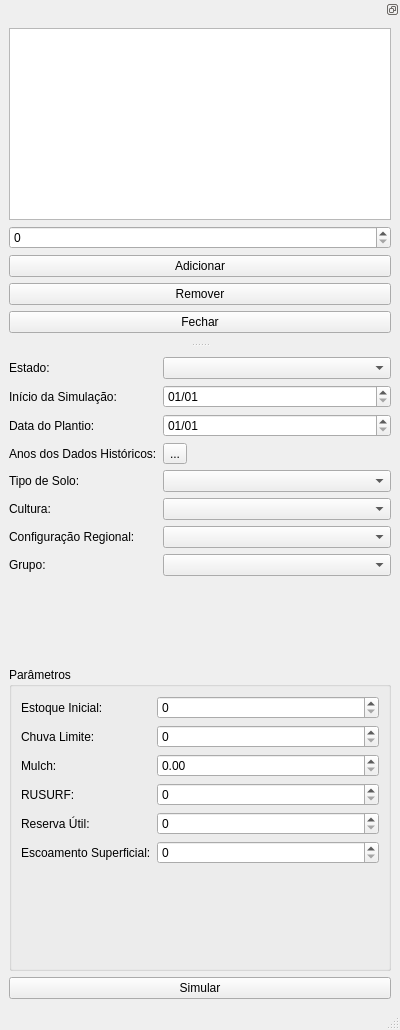
<?xml version="1.0" encoding="UTF-8"?>
<ui version="4.0">
 <class>MainWindow</class>
 <widget class="QMainWindow" name="MainWindow">
  <property name="geometry">
   <rect>
    <x>0</x>
    <y>0</y>
    <width>400</width>
    <height>1030</height>
   </rect>
  </property>
  <property name="sizePolicy">
   <sizepolicy hsizetype="Fixed" vsizetype="Fixed">
    <horstretch>0</horstretch>
    <verstretch>0</verstretch>
   </sizepolicy>
  </property>
  <property name="windowTitle">
   <string>Menu</string>
  </property>
  <widget class="QWidget" name="centralwidget">
   <layout class="QVBoxLayout" name="verticalLayout">
    <item>
     <layout class="QFormLayout" name="formLayout">
      <item row="0" column="0">
       <widget class="QLabel" name="lblEstado">
        <property name="text">
         <string>Estado:</string>
        </property>
       </widget>
      </item>
      <item row="0" column="1">
       <widget class="QComboBox" name="cboxEstado"/>
      </item>
      <item row="1" column="0">
       <widget class="QLabel" name="lblInicioSim">
        <property name="text">
         <string>Início da Simulação:</string>
        </property>
       </widget>
      </item>
      <item row="1" column="1">
       <widget class="QDateEdit" name="dteIniSim">
        <property name="displayFormat">
         <string>dd/MM</string>
        </property>
       </widget>
      </item>
      <item row="2" column="0">
       <widget class="QLabel" name="lblDataPlantio">
        <property name="text">
         <string>Data do Plantio:</string>
        </property>
       </widget>
      </item>
      <item row="2" column="1">
       <widget class="QDateEdit" name="dtePlantio">
        <property name="displayFormat">
         <string>dd/MM</string>
        </property>
       </widget>
      </item>
      <item row="3" column="0">
       <widget class="QLabel" name="lblAnosDados">
        <property name="text">
         <string>Anos dos Dados Históricos:</string>
        </property>
       </widget>
      </item>
      <item row="3" column="1">
       <widget class="QToolButton" name="btnAnos">
        <property name="text">
         <string>...</string>
        </property>
       </widget>
      </item>
      <item row="4" column="0">
       <widget class="QLabel" name="lblSolo">
        <property name="text">
         <string>Tipo de Solo:</string>
        </property>
       </widget>
      </item>
      <item row="4" column="1">
       <widget class="QComboBox" name="cboxSolo"/>
      </item>
      <item row="5" column="0">
       <widget class="QLabel" name="lblCultura">
        <property name="text">
         <string>Cultura:</string>
        </property>
       </widget>
      </item>
      <item row="5" column="1">
       <widget class="QComboBox" name="cboxCultura"/>
      </item>
      <item row="6" column="0">
       <widget class="QLabel" name="lblConfigRegional">
        <property name="text">
         <string>Configuração Regional:</string>
        </property>
       </widget>
      </item>
      <item row="6" column="1">
       <widget class="QComboBox" name="cboxConfReg"/>
      </item>
      <item row="7" column="1">
       <widget class="QComboBox" name="cboxGrupo"/>
      </item>
      <item row="7" column="0">
       <widget class="QLabel" name="lblGrupo">
        <property name="text">
         <string>Grupo:</string>
        </property>
       </widget>
      </item>
     </layout>
    </item>
    <item>
     <widget class="QGroupBox" name="gbParametros">
      <property name="title">
       <string>Parâmetros</string>
      </property>
      <layout class="QVBoxLayout" name="verticalLayout_2">
       <item>
        <layout class="QFormLayout" name="formLayout_2">
         <item row="0" column="0">
          <widget class="QLabel" name="lblEstoqueInicial">
           <property name="text">
            <string>Estoque Inicial:</string>
           </property>
          </widget>
         </item>
         <item row="0" column="1">
          <widget class="QSpinBox" name="sbEstoqueInicial"/>
         </item>
         <item row="1" column="0">
          <widget class="QLabel" name="lblChuvaLimite">
           <property name="text">
            <string>Chuva Limite:</string>
           </property>
          </widget>
         </item>
         <item row="1" column="1">
          <widget class="QSpinBox" name="sbChuvaLimite"/>
         </item>
         <item row="2" column="0">
          <widget class="QLabel" name="lblMulch">
           <property name="text">
            <string>Mulch:</string>
           </property>
          </widget>
         </item>
         <item row="3" column="0">
          <widget class="QLabel" name="lblRusurf">
           <property name="text">
            <string>RUSURF:</string>
           </property>
          </widget>
         </item>
         <item row="3" column="1">
          <widget class="QSpinBox" name="sbRUSURF"/>
         </item>
         <item row="4" column="0">
          <widget class="QLabel" name="lblReservaUtil">
           <property name="text">
            <string>Reserva Útil:</string>
           </property>
          </widget>
         </item>
         <item row="4" column="1">
          <widget class="QSpinBox" name="sbReservaUtil"/>
         </item>
         <item row="5" column="0">
          <widget class="QLabel" name="lblEscoamentoSup">
           <property name="text">
            <string>Escoamento Superficial:</string>
           </property>
          </widget>
         </item>
         <item row="5" column="1">
          <widget class="QSpinBox" name="sbEscoamentoSup"/>
         </item>
         <item row="2" column="1">
          <widget class="QDoubleSpinBox" name="sbMulch"/>
         </item>
        </layout>
       </item>
      </layout>
     </widget>
    </item>
    <item>
     <widget class="QPushButton" name="btnSimular">
      <property name="text">
       <string>Simular</string>
      </property>
     </widget>
    </item>
   </layout>
  </widget>
  <widget class="QMenuBar" name="menubar">
   <property name="geometry">
    <rect>
     <x>0</x>
     <y>0</y>
     <width>400</width>
     <height>25</height>
    </rect>
   </property>
  </widget>
  <widget class="QStatusBar" name="statusbar"/>
  <widget class="QDockWidget" name="dwAnos">
   <property name="floating">
    <bool>true</bool>
   </property>
   <property name="features">
    <set>QDockWidget::DockWidgetFloatable</set>
   </property>
   <attribute name="dockWidgetArea">
    <number>4</number>
   </attribute>
   <widget class="QWidget" name="dockWidgetContents_3">
    <layout class="QVBoxLayout" name="verticalLayout_3">
     <item>
      <widget class="QListWidget" name="lvAnos"/>
     </item>
     <item>
      <widget class="QSpinBox" name="sbAnos">
       <property name="maximum">
        <number>9999</number>
       </property>
      </widget>
     </item>
     <item>
      <widget class="QPushButton" name="btnAddAno">
       <property name="text">
        <string>Adicionar</string>
       </property>
      </widget>
     </item>
     <item>
      <widget class="QPushButton" name="btnRmAno">
       <property name="text">
        <string>Remover</string>
       </property>
      </widget>
     </item>
     <item>
      <widget class="QPushButton" name="btnFechadock">
       <property name="text">
        <string>Fechar</string>
       </property>
      </widget>
     </item>
    </layout>
   </widget>
  </widget>
 </widget>
 <resources/>
 <connections/>
</ui>
